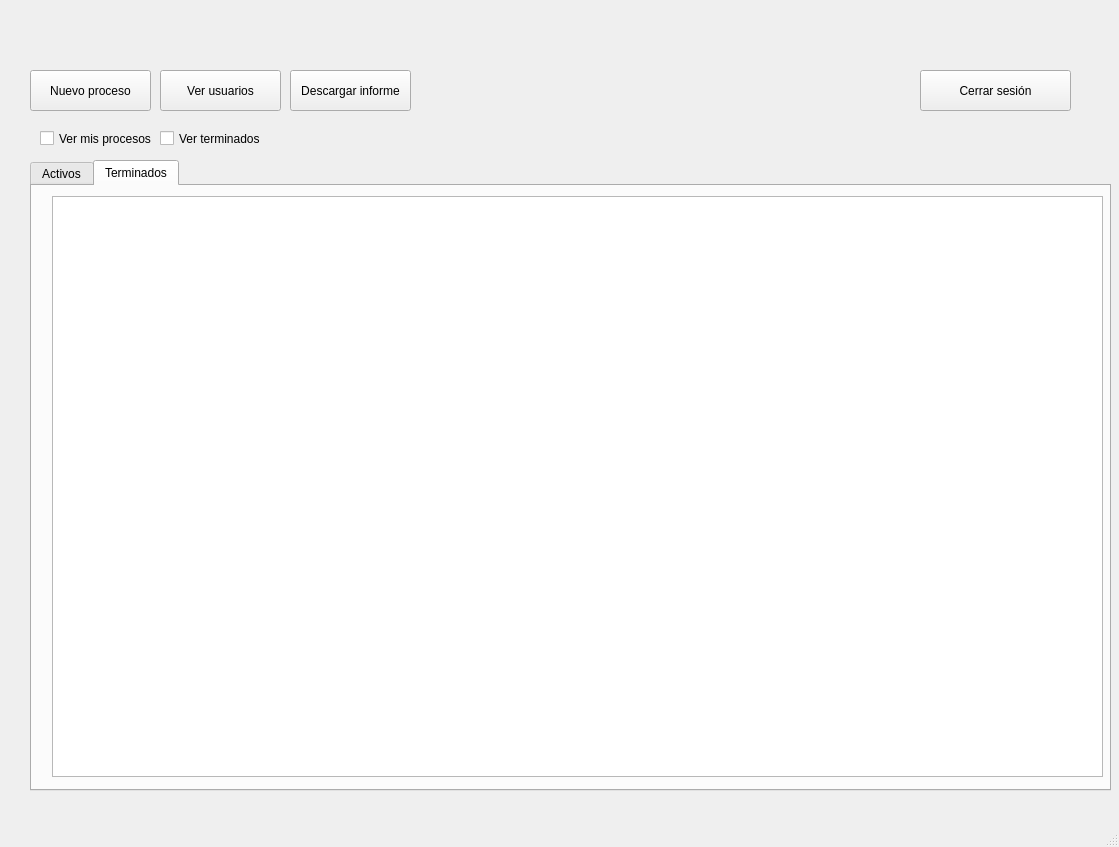
<?xml version="1.0" encoding="UTF-8"?>
<ui version="4.0">
 <class>MainWindow</class>
 <widget class="QMainWindow" name="MainWindow">
  <property name="geometry">
   <rect>
    <x>0</x>
    <y>0</y>
    <width>1119</width>
    <height>847</height>
   </rect>
  </property>
  <property name="windowTitle">
   <string>MainWindow</string>
  </property>
  <property name="animated">
   <bool>false</bool>
  </property>
  <widget class="QWidget" name="centralwidget">
   <widget class="QLabel" name="helloNameLabel">
    <property name="geometry">
     <rect>
      <x>40</x>
      <y>20</y>
      <width>401</width>
      <height>31</height>
     </rect>
    </property>
    <property name="font">
     <font>
      <family>Segoe UI Semibold</family>
      <pointsize>12</pointsize>
      <weight>75</weight>
      <bold>true</bold>
     </font>
    </property>
    <property name="text">
     <string/>
    </property>
   </widget>
   <widget class="QPushButton" name="downloadReportBtn">
    <property name="geometry">
     <rect>
      <x>290</x>
      <y>70</y>
      <width>121</width>
      <height>41</height>
     </rect>
    </property>
    <property name="text">
     <string>Descargar informe</string>
    </property>
   </widget>
   <widget class="QPushButton" name="newProcessBtn">
    <property name="geometry">
     <rect>
      <x>30</x>
      <y>70</y>
      <width>121</width>
      <height>41</height>
     </rect>
    </property>
    <property name="text">
     <string>Nuevo proceso</string>
    </property>
   </widget>
   <widget class="QPushButton" name="viewUsersButton">
    <property name="geometry">
     <rect>
      <x>160</x>
      <y>70</y>
      <width>121</width>
      <height>41</height>
     </rect>
    </property>
    <property name="text">
     <string>Ver usuarios</string>
    </property>
   </widget>
   <widget class="QPushButton" name="exitBtn">
    <property name="geometry">
     <rect>
      <x>920</x>
      <y>70</y>
      <width>151</width>
      <height>41</height>
     </rect>
    </property>
    <property name="text">
     <string>Cerrar sesión</string>
    </property>
   </widget>
   <widget class="QCheckBox" name="checkBox">
    <property name="geometry">
     <rect>
      <x>40</x>
      <y>130</y>
      <width>131</width>
      <height>17</height>
     </rect>
    </property>
    <property name="text">
     <string>Ver mis procesos</string>
    </property>
   </widget>
   <widget class="QCheckBox" name="checkBox_2">
    <property name="geometry">
     <rect>
      <x>160</x>
      <y>130</y>
      <width>101</width>
      <height>17</height>
     </rect>
    </property>
    <property name="text">
     <string>Ver terminados</string>
    </property>
   </widget>
   <widget class="QTabWidget" name="tabWidget">
    <property name="geometry">
     <rect>
      <x>30</x>
      <y>160</y>
      <width>1081</width>
      <height>631</height>
     </rect>
    </property>
    <property name="currentIndex">
     <number>1</number>
    </property>
    <widget class="QWidget" name="tab">
     <attribute name="title">
      <string>Activos</string>
     </attribute>
     <widget class="QTableView" name="tableView">
      <property name="geometry">
       <rect>
        <x>10</x>
        <y>10</y>
        <width>1051</width>
        <height>571</height>
       </rect>
      </property>
     </widget>
    </widget>
    <widget class="QWidget" name="tab_2">
     <attribute name="title">
      <string>Terminados</string>
     </attribute>
     <widget class="QTableView" name="tableView_2">
      <property name="geometry">
       <rect>
        <x>20</x>
        <y>10</y>
        <width>1051</width>
        <height>581</height>
       </rect>
      </property>
     </widget>
    </widget>
   </widget>
  </widget>
  <widget class="QMenuBar" name="menubar">
   <property name="geometry">
    <rect>
     <x>0</x>
     <y>0</y>
     <width>1119</width>
     <height>21</height>
    </rect>
   </property>
  </widget>
  <widget class="QStatusBar" name="statusbar"/>
 </widget>
 <resources/>
 <connections/>
</ui>
